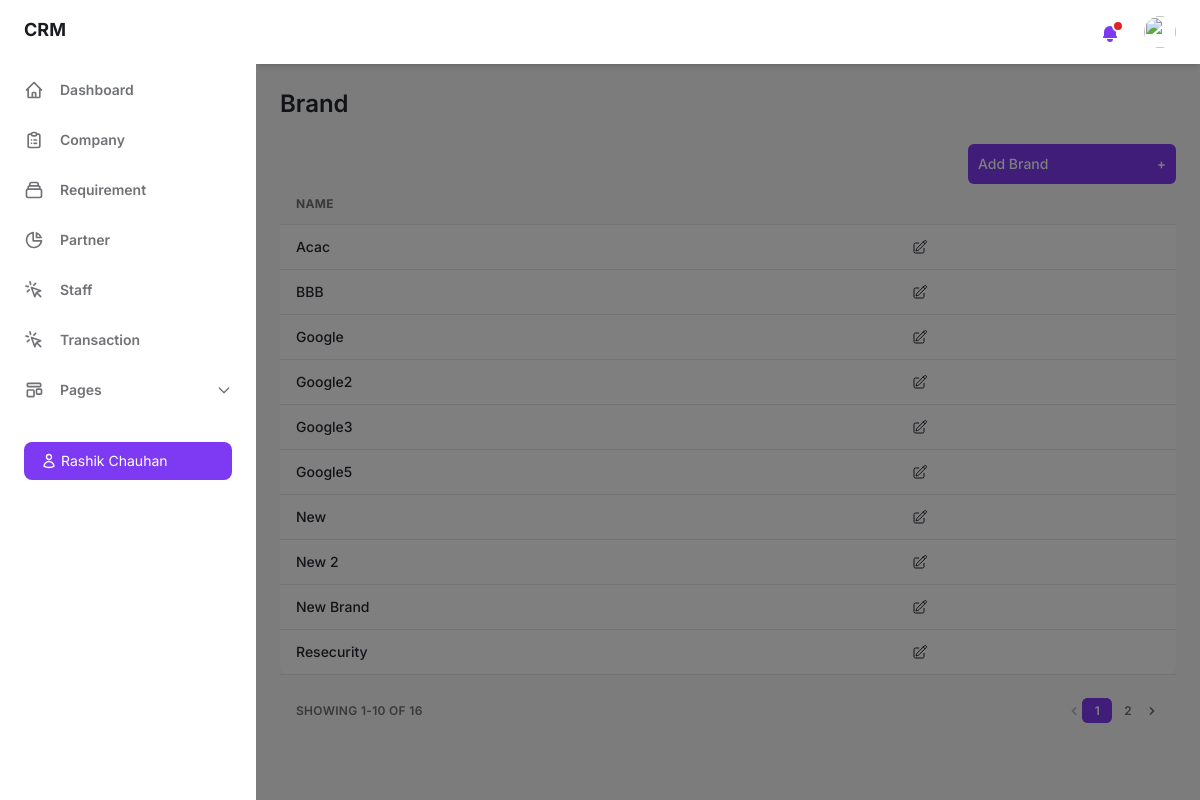
Page /brand/ (signed in) on the earlier database version.
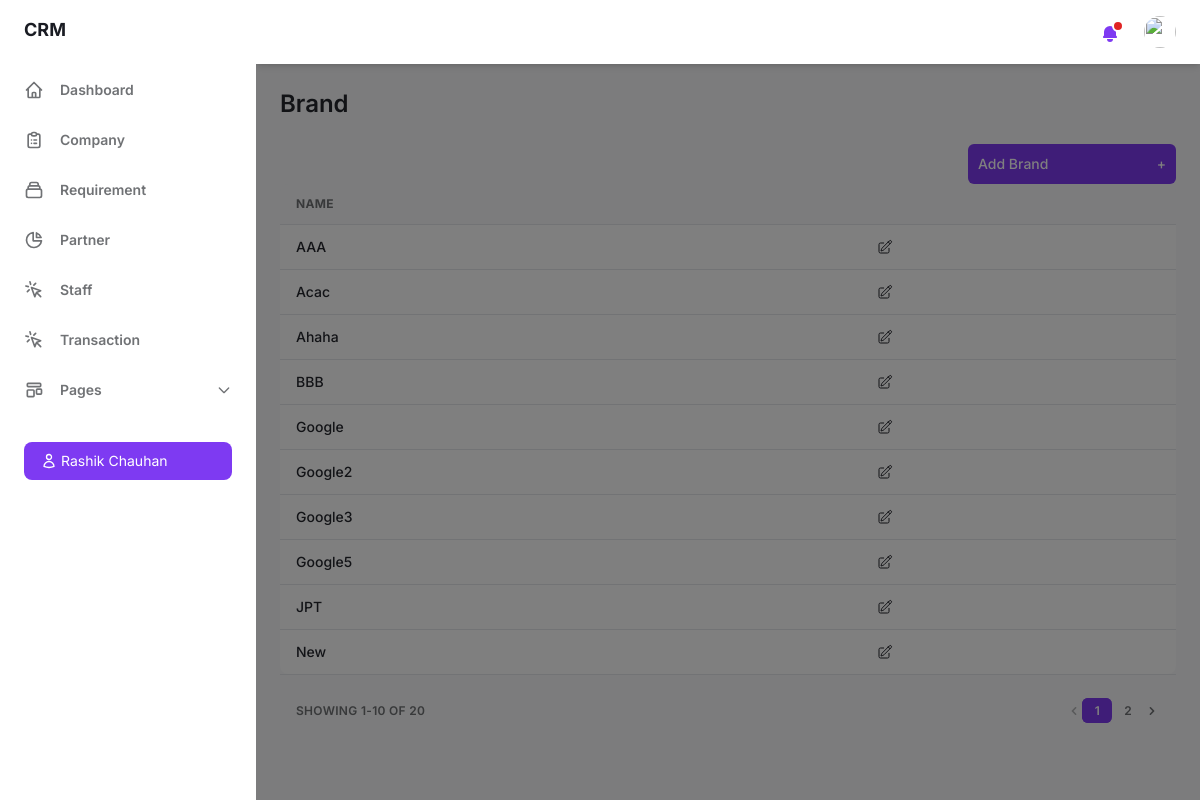
Same page on the later database version.
### crm_app/models.py (models this page shows, shortened)
class Brand(models.Model):
    brand_name = models.CharField(max_length=100, unique=True)

### crm_app/views.py (the view)
# urls.py: path('brand/', views.brand, name='brand'),
def brand(request):
    if 'staff_id' not in request.session:
        return redirect('login')
    staff_id = request.session.get('staff_id')
    user = Staff.objects.get(id=staff_id)
    brands = Brand.objects.order_by('brand_name')
    brand_count = Brand.objects.count()
    paginator = Paginator(brands, 10)
    page = request.GET.get('page')
    try:
        brand_page = paginator.page(page)
    except PageNotAnInteger:
        brand_page = paginator.page(1)
    except EmptyPage:
        brand_page = paginator.page(paginator.num_pages)
    context = {'brands': brands, 'brand_count': brand_count, 'brands': brand_page, 'paginator': paginator, 'page_obj': brand_page, 'user': user}
    return render(request, 'brand.html', context)

### templates/brand.html (shortened to what the changed rows need)
{% load static %}
<!DOCTYPE html>
<html :class="{ 'theme-dark': dark }" x-data="data()" lang="en">
<head>
    <link rel="stylesheet" href="{% static 'css/tailwind.output.css' %}" />
</head>
<body>
    <div class="flex h-screen bg-gray-50 dark:bg-gray-900" :class="{ 'overflow-hidden': isSideMenuOpen }">
        <div class="flex flex-col flex-1 w-full">
            <main class="h-full overflow-y-auto">
                <div class="container px-6 mx-auto grid">
                    <h2 class="my-6 text-2xl font-semibold text-gray-700 dark:text-gray-200">Brand</h2>
                    <div class="w-full overflow-hidden rounded-lg shadow-xs">
                        <div class="w-full overflow-x-auto">
                            <table class="w-full whitespace-no-wrap">
                                <thead>
                                    <tr class="text-xs font-semibold tracking-wide text-left text-gray-500 uppercase border-b dark:border-gray-700 bg-gray-50 dark:text-gray-400 dark:bg-gray-800">
                                        <th class="px-4 py-3">Name</th>
                                        <th class="px-4 py-3"></th>
                                    </tr>
                                </thead>
                                <tbody class="bg-white divide-y dark:divide-gray-700 dark:bg-gray-800">
                                    {% for brand in brands %}
                                    <tr class="text-gray-700 dark:text-gray-400">
                                        <td class="px-4 py-3">
                                            <p class="font-medium text-sm">{{ brand.brand_name }}</p>
                                        </td>
                                        <td class="px-4 py-3 text-sm">
                                        </td>
                                    </tr>
                                    {% empty %}
                                    <tr>
                                        <td colspan="5" class="font-medium text-sm text-center">No brands found.</td>
                                    </tr>
                                    {% endfor %}
                                </tbody>
                            </table>
                        </div>
                    </div>
                    <div class="grid px-4 py-3 text-xs font-semibold tracking-wide text-gray-500 uppercase border-t dark:border-gray-700 bg-gray-50 sm:grid-cols-9 dark:text-gray-400 dark:bg-gray-800">
                        <span class="flex items-center col-span-3">Showing {{ page_obj.start_index }}-{{ page_obj.end_index }} of {{ paginator.count }}</span>
                        <span class="col-span-2"></span>
                        <span class="flex col-span-4 mt-2 sm:mt-auto sm:justify-end">
                            <nav aria-label="Table navigation">
                                <ul class="inline-flex items-center">
                                    {% for num in paginator.page_range %}
                                        {% if num == page_obj.number %}
                                        <li>
                                            <span class="px-3 py-1 text-white transition-colors duration-150 bg-purple-600 border border-r-0 border-purple-600 rounded-md focus:outline-none">{{ num }}</span>
                                        </li>
                                        {% else %}
                                        <li>
                                            <a href="?page={{ num }}" class="px-3 py-1 rounded-md focus:outline-none">{{ num }}</a>
                                        </li>
                                        {% endif %}
                                    {% endfor %}
                                </ul>
                            </nav>
                        </span>
                    </div>
                </div>
            </main>
        </div>
    </div>
</body>
</html>

Differences in the rows shown:
no longer on this page (row unchanged): Brand: brand_name "New 2"
no longer on this page (row unchanged): Brand: brand_name "New Brand"
no longer on this page (row unchanged): Brand: brand_name "Resecurity"
added Brand: brand_name "AAA"
added Brand: brand_name "Ahaha"
added Brand: brand_name "JPT"
Other differences:
{{ paginator.count }}: "16" → "20"
